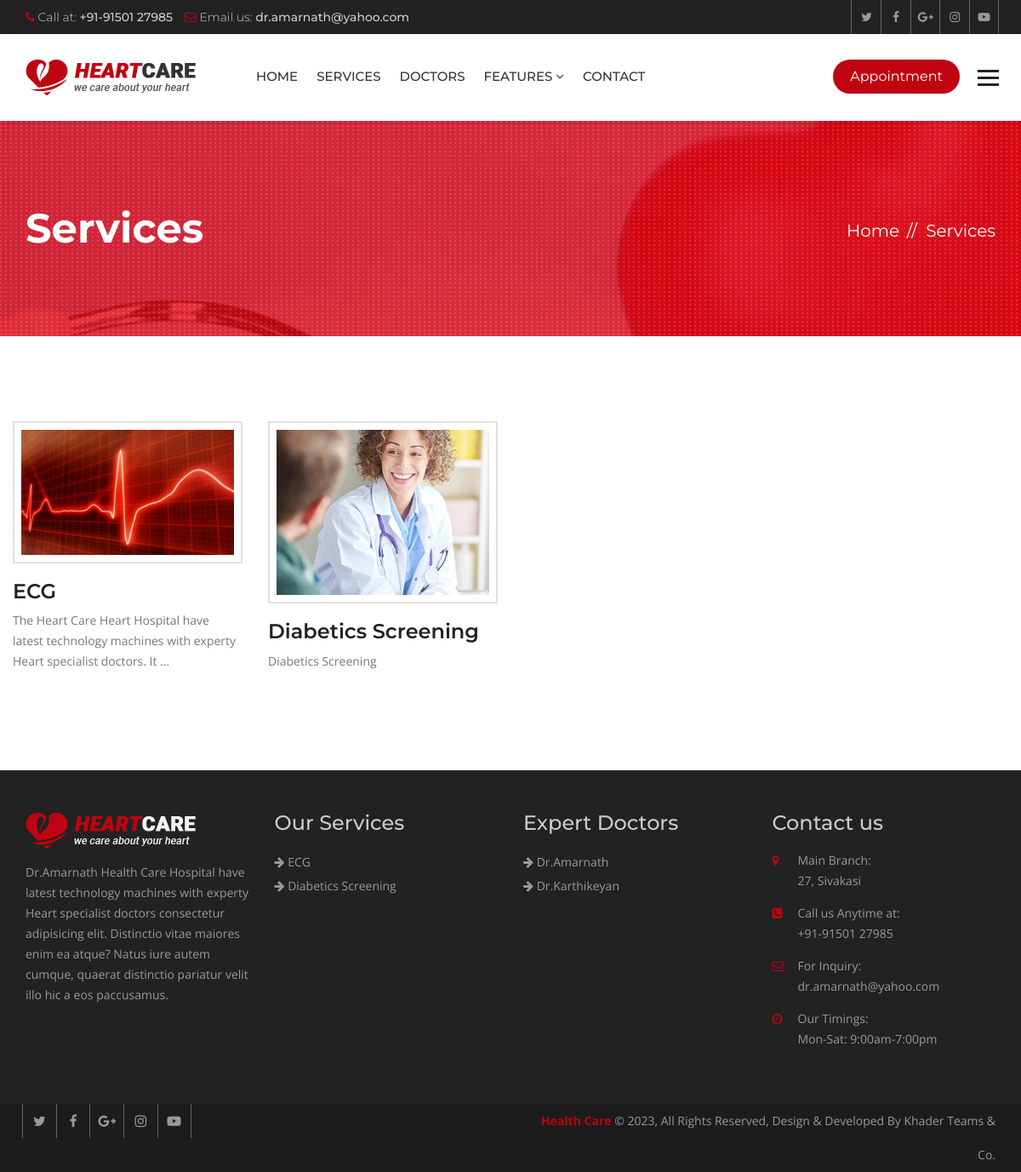
Page /services/ on the committed database.
### hospital/models.py (models this page shows, shortened)
class Service(models.Model):
    title = models.CharField(max_length=120)
    description = models.TextField()
    items = models.ManyToManyField(to='Item',)
    thumbnail = models.ImageField(upload_to='services/')
    cover = models.ImageField(upload_to='services/')
    image1 = models.ImageField(upload_to='services/', blank=True, null=True)
    image2 = models.ImageField(upload_to='services/', blank=True, null=True)

class Doctor(models.Model):
    name = models.CharField(max_length=120)
    speciality = models.CharField(max_length=120)
    picture = models.ImageField(upload_to="doctors/")
    details = models.TextField()
    experience = models.TextField()
    expertize = models.ManyToManyField(to='Expertize', related_name='doctors')
    twitter = models.CharField(max_length=120, blank=True, null=True)
    facebook = models.CharField(max_length=120, blank=True, null=True)
    instagram = models.CharField(max_length=120, blank=True, null=True)

### hospital/views.py (the view)
# urls.py: path('services/', views.ServiceListView.as_view(), name="services"),
class ServiceListView(ListView):
    queryset = Service.objects.all()
    template_name = "hospital/services.html"

### hospital/context_processors.py (called while the page is built)
def footer_content(request):
    services = Service.objects.all()
    doctors = Doctor.objects.all()
    context = {
        'services': services,
        'doctors': doctors
    }
    return context

### templates/hospital/services.html (shortened to what this page needs)
{% extends 'base.html' %}
{% block maincontent %}
<div class="inner-banner">
  <div class="container">
    <div class="row">
      <div class="col-md-7">
        <h1>Services</h1>
      </div>
      <div class="col-md-5">
        <ol class="breadcrumb">
          <li><a href="{% url 'index' %}">Home</a></li>
          <li class="active">Services</li>
        </ol>
      </div>
    </div>
  </div>
</div>
<div class="main-content">
  <section class="services">
    <div class="container">
      <div class="row">
        <div class="service-style-1">
          <div class="row">
            {% for service in object_list %}
            <div class="col-md-3 col-sm-3">
              <div class="service-box">
                <div class="ser-thumb">
                  <img src="{{ service.thumbnail.url }}" alt=""></div>
                <div class="ser-content">
                  <h3><a href="{% url 'service_details' service.id %}">{{ service.title }}</a></h3>
                  <p>{{ service.description|truncatewords:15 }}</p>
                </div>
              </div>
            </div>
            {% endfor %}
          </div>
        </div>
      </div>
    </div>
  </section>
</div>
{% endblock maincontent %}

### templates/partials/_footer.html
{% load static %}
<footer class="footer">
  <div class="footer-widgets">
    <div class="container">
      <div class="row">
        <div class="col-md-3 col-sm-6">
          <div class="widget"> <img class="ft-logo" src="{% static 'heartcare/images/footer-logo.png' %}" alt="">
            <p>Dr.Amarnath Health Care  Hospital have latest technology machines with experty Heart specialist doctors
              consectetur adipisicing elit. Distinctio vitae maiores enim ea atque? Natus iure autem cumque, quaerat
              distinctio pariatur velit illo hic a eos paccusamus. </p>
          </div>
        </div>
        <div class="col-md-3 col-sm-6">
          <div class="widget">
            <h3>Our Services</h3>
            <ul>
              {% for service in services|slice:':8' %}
              <li><a href="{% url 'service_details' service.id %}"><i class="fa fa-arrow-right"></i>
                  {{service.title }}</a></li>
              {% endfor %}
            </ul>
          </div>
        </div>
        <div class="col-md-3 col-sm-6">
          <div class="widget">
            <h3>Expert Doctors</h3>
            <ul>
              {% for doctor in doctors|slice:':8' %}
              <li><a href="{% url 'doctor_details' doctor.id %}"><i class="fa fa-arrow-right"></i> {{ doctor.name }}</a>
              </li>
              {% endfor %}
            </ul>
          </div>
        </div>
        <div class="col-md-3 col-sm-6">
          <div class="widget">
            <h3>Contact us</h3>
            <address>
              <ul>
                <li> <span class="icon"><i class="fa fa-map-marker" aria-hidden="true"></i></span> <span
                    class="add-text"><strong>Main Branch:</strong>  27, Sivakasi</span> </li>
                <li> <span class="icon"><i class="fa fa-phone-square" aria-hidden="true"></i></span> <span
                    class="add-text"><strong>Call us Anytime at:</strong> +91-91501 27985</span> </li>
                <li> <span class="icon"><i class="fa fa-envelope-o" aria-hidden="true"></i></span> <span
                    class="add-text"><strong>For Inquiry:</strong> dr.amarnath@yahoo.com</span> </li>
                <li> <span class="icon"><i class="fa fa-clock-o" aria-hidden="true"></i></span> <span
                    class="add-text"><strong>Our Timings:</strong> Mon-Sat: 9:00am-7:00pm</span> </li>
              </ul>
            </address>
          </div>
        </div>
      </div>
    </div>
  </div>
  <div class="footer-cr">
    <div class="container">
      <div class="row">
        <div class="col-md-6">
          <div class="footer-social"> <a href="#"><i class="fa fa-twitter" aria-hidden="true"></i></a> <a href="#"><i
                class="fa fa-facebook" aria-hidden="true"></i></a> <a href="#"><i class="fa fa-google-plus"
                aria-hidden="true"></i></a> <a href="#"><i class="fa fa-instagram" aria-hidden="true"></i></a> <a
              href="#"><i class="fa fa-youtube-play" aria-hidden="true"></i></a>
          </div>
        </div>
        <div class="col-md-6">
          <p><strong>Health Care</strong> © {% now 'Y' %}, All Rights Reserved, Design & Developed By Khader Teams & Co.</p>
        </div>
      </div>
    </div>
  </div>
</footer>

### heartcare/static/heartcare/css/custom.css (style rules this page uses)
html body { font-family: 'Open Sans', sans-serif; color: #777777; font-size: 14px; }
p { line-height: 24px; }
body h1, body h2, body h3, body h4, body h5, body h6 { font-family: 'Montserrat', sans-serif; margin: 0px; }
body h1 { font-size: 48px; }
body h3 { font-size: 24px; }
.inner-banner { background: url(../images/inner.jpg) no-repeat top center; position: relative; width: 100%; float: left; padding: 100px 0 100px; background-color: #bf0311; z-index: 0; }
.inner-banner:after { background: url(../images/patt.png); position: absolute; left: 0; top: 0; content: ""; width: 100%; height: 100%; }
.inner-banner .container { position: relative; z-index: 99; }
.inner-banner h1 { color: #fff; font-weight: 700; }
.inner-banner .breadcrumb { text-align: right; background: none; padding: 0px; margin: 15px 0 0; }
.inner-banner .breadcrumb>li, .inner-banner .breadcrumb>li a { color: #fff; font-size: 20px; font-family: 'Montserrat', sans-serif; }
.inner-banner .breadcrumb>li+li::before { color: #fff; content: "// "; padding: 0 5px; }
.main-content { width: 100%; float: left; padding: 50px 0; }
.service-box { width: 100%; float: left; }
.service-style-1 .service-box { margin-bottom: 16px; }
.service-style-1 .service-box .ser-thumb { border: 2px solid #e1e1e1; padding: 8px; margin-bottom: 20px; position: relative; overflow: hidden; }
.service-style-1 .service-box .ser-thumb:after, .services-list .service .ser-thumb:after { position: absolute; left: 0; top: 0; width: 100%; height: 0; content: ""; background: rgba(191, 3, 17, 0.8); border: 8px solid #fff; transition: all ease-in-out 0.3s; -webkit-transition: all ease-in-out 0.3s; opacity: 0; }
.service-style-1 .service-box .ser-content h3 { font-weight: 600; margin-bottom: 9px; }
.service-style-1 .service-box .ser-content h3 a { color: #222222; }
.service-style-1 .service-box .ser-content p { color: #777777; }
.footer { width: 100%; float: left; background: #222222; padding: 50px 0 0 0; }
.footer .widget { width: 100%; float: left; margin: 0 0 50px; }
.footer .widget ul { margin: 0px; padding: 0px; list-style: none; }
.footer .widget li { line-height: 28px; color: #999999; }
.footer .widget a { color: #999; }
.footer .widget h3 { margin: 0 0 20px; color: #cccccc; line-height: 24px; }
.ft-logo { margin-bottom: 16px; max-width: 100%; height: auto; }
.footer .widget p { line-height: 24px; color: #999999; }
.footer .widget address li { float: left; line-height: 24px; margin-bottom: 14px; width: 100%; }
.widget address .icon { width: 30px; float: left; color: #bf0311; }
.widget address .add-text { float: left; width: 80%; }
.widget address .add-text>strong { display: block; font-weight: 400; }
.footer-cr { width: 100%; float: left; clear: both; background: #1c1c1c; }
.footer-cr p { margin: 0px; line-height: 40px; color: #999999; text-align: right; }
.footer-cr p strong { color: #bf0311; }
.footer-social a { border-left: 1px solid #666666; color: #999999; display: inline-block; font-size: 16px; line-height: 40px; margin-left: -4px; text-align: center; width: 40px; }
.footer-social a:last-child { border-right: 1px solid #666666; }
.services { width: 100%; float: left; padding: 50px 0 30px; }
.ser-thumb>img { height: auto; width: 100%; }
.ser-content p { margin-bottom: 20px; }

### heartcare/static/heartcare/css/color.css (style rules this page uses)
.top-bar li .fa, .top-social a:hover, .view, .services-list .service h3 a:hover, .service-style-1 .service-box .ser-content h3 a:hover, .faqs .panel-default > .panel-heading h4 a, .faqs .panel-default > .panel-heading a::after, .team-text h5 a:hover, .section-title-3 strong, .post-text > h5 a:hover, .read-more:hover, .widget address .icon, .footer .widget a:hover, .footer-cr p strong, .footer-social a:hover, .post-meta li, .post-meta li:after, .post-meta li a, .header-service-area .icon, .header-service-area strong, .section-title-1 strong, .section-title-1 h2, .sectio-title-2 strong, .welcome-text .designation, .Heart-box .v-icon, .phone-icon, .services-nav .side-nav li:hover a, .services-nav .side-nav li.active a, .gallery-thumb .hover-info a, .archives li:before, .search-form button, .date-time, .right-404 strong, .prices, .review .fa, .login-social li, .login-social li a, .heart-care-services .nav-tabs>li>a { color: #bf0311; }

### rows in the picture
Service: thumbnail (picture), title "ECG", description "The Heart Care Heart Hospital have latest technology machines with experty Heart specialist doctors. It …"
Service: thumbnail (picture), title "Diabetics Screening", description "Diabetics Screening"
Doctor: name "Dr.Amarnath"
Doctor: name "Dr.Karthikeyan"
